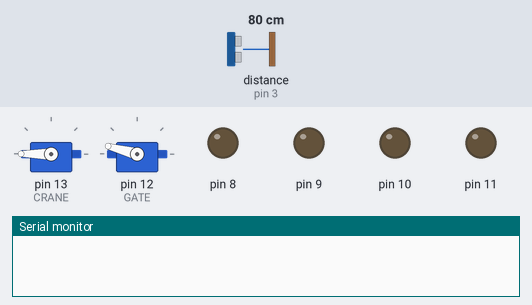
The sketch below on a simulated Arduino Uno, built with avr-gcc and run on an emulated ATmega328P. Parts: 2 × servo, output pins drawn as LEDs (lit = HIGH), the last lines printed to the serial monitor. Wiring (inferred from the names in the program): ultrasonic range finder: trigger pin 2; echo pin 3. The inputs (shaded band) are chosen by the test bench; at power-on: distance to the obstacle (sensor on pin 3) 80 cm. The echo pulse lasts 58.3 µs per cm; pins used as bus, display or sensor lines are not drawn.

Above: at 0.1 s.
At 5.2 s:
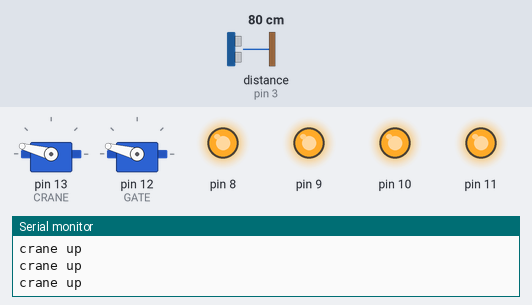
At 7.61 s:
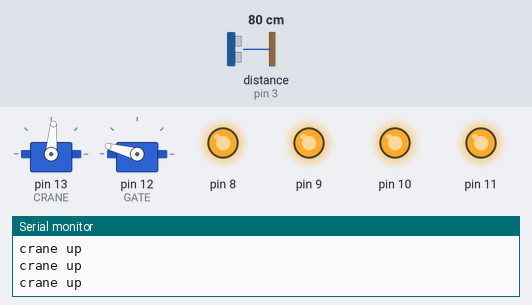
At 10.2 s:
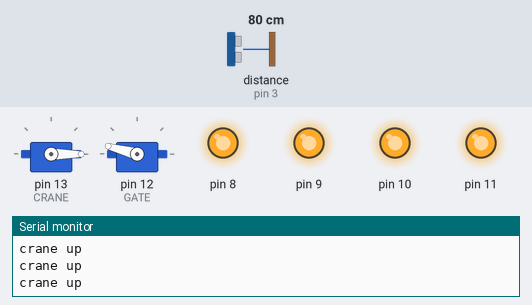
At 17.7 s:
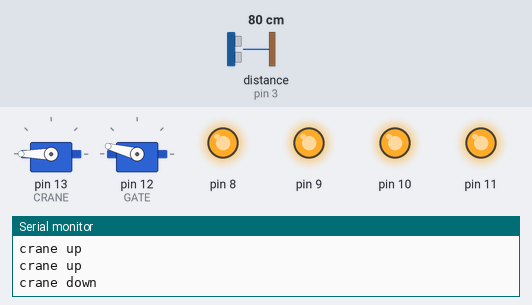
At 22.4 s:
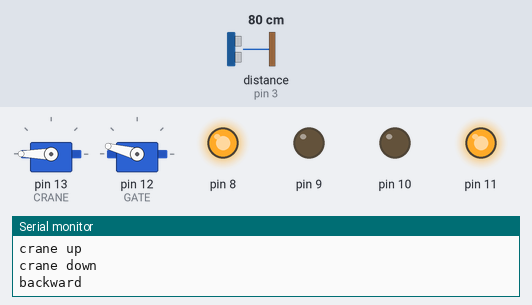
Timing chart, 0 to 23.9 s (numbered marks = the images above):
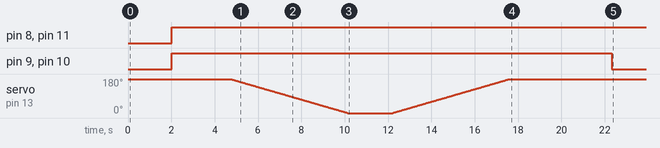

The sketch:

AUTOMATIC_SEWAGE_CLEANER.ino
```cpp
#include <Servo.h>

Servo CRANE;
Servo GATE;
int trigPin = 2;
int echoPin = 3;
long duration, cm, inches;
int distance=0;

void setup() {
Serial.begin (9600);
pinMode(trigPin, OUTPUT);
pinMode(echoPin, INPUT);
CRANE.attach(13);
GATE.attach(12);
pinMode(8, OUTPUT);
pinMode(9, OUTPUT);
pinMode(10, OUTPUT);
pinMode(11, OUTPUT);
CRANE.write(270);
GATE.write(165);
}

void loop() {
  // put your main code here, to run repeatedly:
    delay(1000);
  distance= getDis(trigPin,echoPin);


    Serial .write(distance);

  delay(1000);
while(distance<=46)// runs the robot till 46cm
{

  Serial .write("forward\n");
  digitalWrite(8, LOW);
   digitalWrite(10, HIGH);
digitalWrite(9, HIGH);
digitalWrite(11, LOW);


distance= getDis(trigPin,echoPin);
}
digitalWrite(8, HIGH);
digitalWrite(10, HIGH);
digitalWrite(9, HIGH);
digitalWrite(11, HIGH);
delayMicroseconds(100);
 Serial .write("forward stop\n");
 for(int i=270; i>=0; i--)
{
   Serial .write("crane up\n");
  CRANE.write(i);
  delay(30);
}
delay(2000);
 Serial .write("crane down\n");
for(int i=0; i<=270; i++)
{
  CRANE.write(i);
  delay(30);
}
delay(2000);
 Serial .write("backward\n");
while(distance>=30)
{
  digitalWrite(8, HIGH);
   digitalWrite(10, LOW);
digitalWrite(9, LOW);
digitalWrite(11, HIGH);

distance= getDis(trigPin,echoPin);
}
digitalWrite(8, HIGH);
digitalWrite(10, HIGH);
digitalWrite(9, HIGH);
digitalWrite(11, HIGH);
 Serial .write("gate open");
delay(1000);
GATE.write(0);
delay(2000);
GATE.write(165);

}
int getDis(int trig, int echo)
{
  digitalWrite(trig, LOW);
  delayMicroseconds(2);
  digitalWrite(trig, HIGH);
  delayMicroseconds(4);
  digitalWrite(trig, LOW);

  pinMode(echo, INPUT);
  duration = pulseIn(echo, HIGH);

  // converts the time to a distance
  cm = (duration / 2) / 29.1;
  inches = (duration / 2) / 74;
  delay(2);

  return cm;

  }
```

Measured:
- by itself, pin 8, pin 11: LOW → HIGH at 2.0 s
- by itself, pin 9, pin 10: LOW → HIGH at 2.0 s, → LOW 20.3 s later
